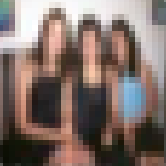
#> input picture girl-original.png, 166 x 166 px
$ python whitening_test.py
#> lines starting #> are read from the running program, lines starting #| are printed output that depends on the picture
# coding=utf-8

# O proposito desse arquivo é ajudar a testar o whitening
# nas imagens.

import cv2
import matplotlib.pyplot as plt
import numpy as np
from scipy import linalg
from sklearn.decomposition import PCA


# [7 lines left out: function draw_img, not called in this run]


def draw_multiple_images(images, num_lines, num_columns):
    """
    Draw multiple images (usually k-means centroids) in a grid

    :param images: numpy array with multiple images (each image is a numpy array)
    :param num_lines: number of lines in grid
    :param num_columns: number of columns in grid
    """

    img_is_flatten = True if len(images[0][0].shape) == 1 else False

    fig, subs = plt.subplots(num_lines, num_columns)
    for i in xrange(num_lines):
        for j in xrange(num_columns):
            img = images[i][j]

            if img_is_flatten:

                width = np.sqrt(img.shape[0])
                height = np.sqrt(img.shape[0])
                subs[i][j].imshow(img.reshape(width, height), cmap='Greys_r')

            else:
                subs[i][j].imshow(img, cmap='Greys_r')

            subs[i][j].axis('off')

    plt.show()


# [20 lines left out: function zca_whitening_matrix, not called in this run]


def whitenning(img):
    # implementar whitening aqui
    """
    Apply whitenning ZCA in an image
    :param img: nparray that is the image with three channels
    :return: nparray that is the image with three channels and whitened
    """
    b, g, r = cv2.split(img)
    bw = pca_scikit(b)
    gw = pca_scikit(g)
    rw = pca_scikit(r)

    img = cv2.merge((bw, gw, rw))
    return img

# [50 lines left out: function pca_white, not called in this run]

def pca_scikit(x):
    pca = PCA(whiten=True)
    pca.fit(x)
    pca.transform(x)
    return x

img_path = "../girl-original.png"
imgw_path = "../girl-whitened.png"

img = cv2.imread(img_path)
#> img is the input picture: shape (166, 166, 3); mean B, G, R 104.5, 111.1, 127.8
imgw = cv2.imread(imgw_path)
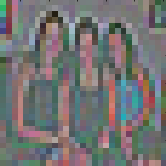
#> input picture girl-whitened.png, 166 x 166 px
#> imgw is the input picture: shape (166, 166, 3); mean B, G, R 114.7, 114.7, 115.2

cv2.normalize(img, img, alpha=0.0, beta=1.0, dtype=3, norm_type=cv2.NORM_MINMAX)

img = cv2.cvtColor(img, cv2.COLOR_BGR2RGB)
imgw = cv2.cvtColor(imgw, cv2.COLOR_BGR2RGB)


original_image_whitened = whitenning(img)
#> in whitenning, `b, g, r = cv2.split(img)`:
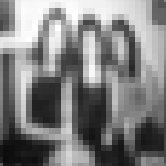
#> b: shape (166, 166); min 11, max 255, mean 127.8
#> in whitenning, `b, g, r = cv2.split(img)`:
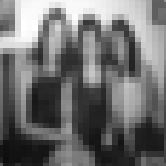
#> g: shape (166, 166); min 13, max 255, mean 111.1
#> in whitenning, `b, g, r = cv2.split(img)`:
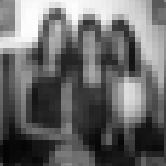
#> r: shape (166, 166); min 4, max 255, mean 104.5
draw_multiple_images(np.array([[img, img], [imgw, original_image_whitened]]), 2, 2)
